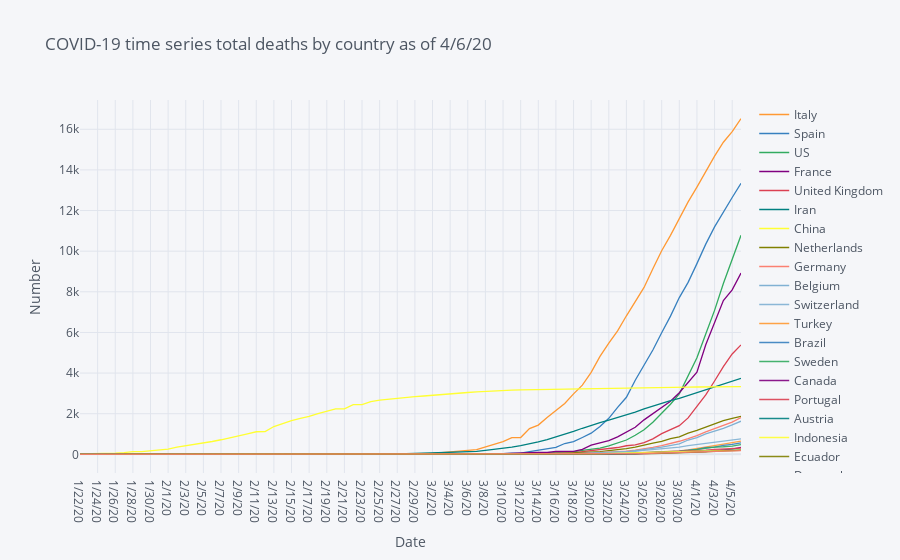

Source (notebook cell):
### Code cell
# Time series total deaths by country

df=covid19_deaths.groupby('Country/Region').sum().reset_index()
df_deaths=df.sort_values(deaths_latest,ascending=False).head(20).drop(['Lat', 'Long'],axis=1).set_index("Country/Region").T
fig = df_deaths.iplot(asFigure=True, xTitle="Date", yTitle="Number", title=f'COVID-19 time series total deaths by country as of {deaths_latest}')
fig.show()

### Figure 1 — Plotly figure (JSON) as saved in the notebook; plotly's stock layout.template omitted (floating-point values rounded to 4 significant figures)
{"data": [{"line": {"color": "rgba(255, 153, 51, 1.0)", "dash": "solid", "shape": "linear", "width": 1.3}, "mode": "lines", "name": "Italy", "text": "", "type": "scatter", "x": ["1/22/20", "1/23/20", "1/24/20", "1/25/20", "1/26/20", "1/27/20", "1/28/20", "1/29/20", "1/30/20", "1/31/20", "2/1/20", "2/2/20", "2/3/20", "2/4/20", "2/5/20", "2/6/20", "2/7/20", "2/8/20", "2/9/20", "2/10/20", "2/11/20", "2/12/20", "2/13/20", "2/14/20", "2/15/20", "2/16/20", "2/17/20", "2/18/20", "2/19/20", "2/20/20", "2/21/20", "2/22/20", "2/23/20", "2/24/20", "2/25/20", "2/26/20", "2/27/20", "2/28/20", "2/29/20", "3/1/20", "3/2/20", "3/3/20", "3/4/20", "3/5/20", "3/6/20", "3/7/20", "3/8/20", "3/9/20", "3/10/20", "3/11/20", "3/12/20", "3/13/20", "3/14/20", "3/15/20", "3/16/20", "3/17/20", "3/18/20", "3/19/20", "3/20/20", "3/21/20", "3/22/20", "3/23/20", "3/24/20", "3/25/20", "3/26/20", "3/27/20", "3/28/20", "3/29/20", "3/30/20", "3/31/20", "4/1/20", "4/2/20", "4/3/20", "4/4/20", "4/5/20", "4/6/20"], "y": [0, 0, 0, 0, 0, 0, 0, 0, 0, 0, 0, 0, 0, 0, 0, 0, 0, 0, 0, 0, 0, 0, 0, 0, 0, 0, 0, 0, 0, 0, 1, 2, 3, 7, 10, 12, 17, 21, 29, 34, 52, 79, 107, 148, 197, 233, 366, 463, 631, 827, 827, 1266, 1441, 1809, 2158, 2503, 2978, 3405, 4032, 4825, 5476, 6077, 6820, 7503, 8215, 9134, 10023, 10779, 11591, 12428, 13155, 13915, 14681, 15362, 15887, 16523]}, {"line": {"color": "rgba(55, 128, 191, 1.0)", "dash": "solid", "shape": "linear", "width": 1.3}, "mode": "lines", "name": "Spain", "text": "", "type": "scatter", "x": ["1/22/20", "1/23/20", "1/24/20", "1/25/20", "1/26/20", "1/27/20", "1/28/20", "1/29/20", "1/30/20", "1/31/20", "2/1/20", "2/2/20", "2/3/20", "2/4/20", "2/5/20", "2/6/20", "2/7/20", "2/8/20", "2/9/20", "2/10/20", "2/11/20", "2/12/20", "2/13/20", "2/14/20", "2/15/20", "2/16/20", "2/17/20", "2/18/20", "2/19/20", "2/20/20", "2/21/20", "2/22/20", "2/23/20", "2/24/20", "2/25/20", "2/26/20", "2/27/20", "2/28/20", "2/29/20", "3/1/20", "3/2/20", "3/3/20", "3/4/20", "3/5/20", "3/6/20", "3/7/20", "3/8/20", "3/9/20", "3/10/20", "3/11/20", "3/12/20", "3/13/20", "3/14/20", "3/15/20", "3/16/20", "3/17/20", "3/18/20", "3/19/20", "3/20/20", "3/21/20", "3/22/20", "3/23/20", "3/24/20", "3/25/20", "3/26/20", "3/27/20", "3/28/20", "3/29/20", "3/30/20", "3/31/20", "4/1/20", "4/2/20", "4/3/20", "4/4/20", "4/5/20", "4/6/20"], "y": [0, 0, 0, 0, 0, 0, 0, 0, 0, 0, 0, 0, 0, 0, 0, 0, 0, 0, 0, 0, 0, 0, 0, 0, 0, 0, 0, 0, 0, 0, 0, 0, 0, 0, 0, 0, 0, 0, 0, 0, 0, 1, 2, 3, 5, 10, 17, 28, 35, 54, 55, 133, 195, 289, 342, 533, 623, 830, 1043, 1375, 1772, 2311, 2808, 3647, 4365, 5138, 5982, 6803, 7716, 8464, 9387, 10348, 11198, 11947, 12641, 13341]}, {"line": {"color": "rgba(50, 171, 96, 1.0)", "dash": "solid", "shape": "linear", "width": 1.3}, "mode": "lines", "name": "US", "text": "", "type": "scatter", "x": ["1/22/20", "1/23/20", "1/24/20", "1/25/20", "1/26/20", "1/27/20", "1/28/20", "1/29/20", "1/30/20", "1/31/20", "2/1/20", "2/2/20", "2/3/20", "2/4/20", "2/5/20", "2/6/20", "2/7/20", "2/8/20", "2/9/20", "2/10/20", "2/11/20", "2/12/20", "2/13/20", "2/14/20", "2/15/20", "2/16/20", "2/17/20", "2/18/20", "2/19/20", "2/20/20", "2/21/20", "2/22/20", "2/23/20", "2/24/20", "2/25/20", "2/26/20", "2/27/20", "2/28/20", "2/29/20", "3/1/20", "3/2/20", "3/3/20", "3/4/20", "3/5/20", "3/6/20", "3/7/20", "3/8/20", "3/9/20", "3/10/20", "3/11/20", "3/12/20", "3/13/20", "3/14/20", "3/15/20", "3/16/20", "3/17/20", "3/18/20", "3/19/20", "3/20/20", "3/21/20", "3/22/20", "3/23/20", "3/24/20", "3/25/20", "3/26/20", "3/27/20", "3/28/20", "3/29/20", "3/30/20", "3/31/20", "4/1/20", "4/2/20", "4/3/20", "4/4/20", "4/5/20", "4/6/20"], "y": [0, 0, 0, 0, 0, 0, 0, 0, 0, 0, 0, 0, 0, 0, 0, 0, 0, 0, 0, 0, 0, 0, 0, 0, 0, 0, 0, 0, 0, 0, 0, 0, 0, 0, 0, 0, 0, 0, 1, 1, 6, 7, 11, 12, 14, 17, 21, 22, 28, 36, 40, 47, 54, 63, 85, 108, 118, 200, 244, 307, 417, 557, 706, 942, 1209, 1581, 2026, 2467, 2978, 3873, 4757, 5926, 7087, 8407, 9619, 10783]}, {"line": {"color": "rgba(128, 0, 128, 1.0)", "dash": "solid", "shape": "linear", "width": 1.3}, "mode": "lines", "name": "France", "text": "", "type": "scatter", "x": ["1/22/20", "1/23/20", "1/24/20", "1/25/20", "1/26/20", "1/27/20", "1/28/20", "1/29/20", "1/30/20", "1/31/20", "2/1/20", "2/2/20", "2/3/20", "2/4/20", "2/5/20", "2/6/20", "2/7/20", "2/8/20", "2/9/20", "2/10/20", "2/11/20", "2/12/20", "2/13/20", "2/14/20", "2/15/20", "2/16/20", "2/17/20", "2/18/20", "2/19/20", "2/20/20", "2/21/20", "2/22/20", "2/23/20", "2/24/20", "2/25/20", "2/26/20", "2/27/20", "2/28/20", "2/29/20", "3/1/20", "3/2/20", "3/3/20", "3/4/20", "3/5/20", "3/6/20", "3/7/20", "3/8/20", "3/9/20", "3/10/20", "3/11/20", "3/12/20", "3/13/20", "3/14/20", "3/15/20", "3/16/20", "3/17/20", "3/18/20", "3/19/20", "3/20/20", "3/21/20", "3/22/20", "3/23/20", "3/24/20", "3/25/20", "3/26/20", "3/27/20", "3/28/20", "3/29/20", "3/30/20", "3/31/20", "4/1/20", "4/2/20", "4/3/20", "4/4/20", "4/5/20", "4/6/20"], "y": [0, 0, 0, 0, 0, 0, 0, 0, 0, 0, 0, 0, 0, 0, 0, 0, 0, 0, 0, 0, 0, 0, 0, 0, 1, 1, 1, 1, 1, 1, 1, 1, 1, 1, 1, 2, 2, 2, 2, 2, 3, 4, 4, 6, 9, 11, 19, 19, 33, 48, 48, 79, 91, 91, 149, 149, 149, 244, 451, 563, 676, 862, 1102, 1333, 1698, 1997, 2317, 2611, 3030, 3532, 4043, 5398, 6520, 7574, 8093, 8926]}, {"line": {"color": "rgba(219, 64, 82, 1.0)", "dash": "solid", "shape": "linear", "width": 1.3}, "mode": "lines", "name": "United Kingdom", "text": "", "type": "scatter", "x": ["1/22/20", "1/23/20", "1/24/20", "1/25/20", "1/26/20", "1/27/20", "1/28/20", "1/29/20", "1/30/20", "1/31/20", "2/1/20", "2/2/20", "2/3/20", "2/4/20", "2/5/20", "2/6/20", "2/7/20", "2/8/20", "2/9/20", "2/10/20", "2/11/20", "2/12/20", "2/13/20", "2/14/20", "2/15/20", "2/16/20", "2/17/20", "2/18/20", "2/19/20", "2/20/20", "2/21/20", "2/22/20", "2/23/20", "2/24/20", "2/25/20", "2/26/20", "2/27/20", "2/28/20", "2/29/20", "3/1/20", "3/2/20", "3/3/20", "3/4/20", "3/5/20", "3/6/20", "3/7/20", "3/8/20", "3/9/20", "3/10/20", "3/11/20", "3/12/20", "3/13/20", "3/14/20", "3/15/20", "3/16/20", "3/17/20", "3/18/20", "3/19/20", "3/20/20", "3/21/20", "3/22/20", "3/23/20", "3/24/20", "3/25/20", "3/26/20", "3/27/20", "3/28/20", "3/29/20", "3/30/20", "3/31/20", "4/1/20", "4/2/20", "4/3/20", "4/4/20", "4/5/20", "4/6/20"], "y": [0, 0, 0, 0, 0, 0, 0, 0, 0, 0, 0, 0, 0, 0, 0, 0, 0, 0, 0, 0, 0, 0, 0, 0, 0, 0, 0, 0, 0, 0, 0, 0, 0, 0, 0, 0, 0, 0, 0, 0, 0, 0, 0, 1, 2, 2, 3, 4, 6, 8, 8, 8, 21, 21, 56, 56, 72, 138, 178, 234, 282, 336, 423, 466, 580, 761, 1021, 1231, 1411, 1793, 2357, 2926, 3611, 4320, 4943, 5385]}, {"line": {"color": "rgba(0, 128, 128, 1.0)", "dash": "solid", "shape": "linear", "width": 1.3}, "mode": "lines", "name": "Iran", "text": "", "type": "scatter", "x": ["1/22/20", "1/23/20", "1/24/20", "1/25/20", "1/26/20", "1/27/20", "1/28/20", "1/29/20", "1/30/20", "1/31/20", "2/1/20", "2/2/20", "2/3/20", "2/4/20", "2/5/20", "2/6/20", "2/7/20", "2/8/20", "2/9/20", "2/10/20", "2/11/20", "2/12/20", "2/13/20", "2/14/20", "2/15/20", "2/16/20", "2/17/20", "2/18/20", "2/19/20", "2/20/20", "2/21/20", "2/22/20", "2/23/20", "2/24/20", "2/25/20", "2/26/20", "2/27/20", "2/28/20", "2/29/20", "3/1/20", "3/2/20", "3/3/20", "3/4/20", "3/5/20", "3/6/20", "3/7/20", "3/8/20", "3/9/20", "3/10/20", "3/11/20", "3/12/20", "3/13/20", "3/14/20", "3/15/20", "3/16/20", "3/17/20", "3/18/20", "3/19/20", "3/20/20", "3/21/20", "3/22/20", "3/23/20", "3/24/20", "3/25/20", "3/26/20", "3/27/20", "3/28/20", "3/29/20", "3/30/20", "3/31/20", "4/1/20", "4/2/20", "4/3/20", "4/4/20", "4/5/20", "4/6/20"], "y": [0, 0, 0, 0, 0, 0, 0, 0, 0, 0, 0, 0, 0, 0, 0, 0, 0, 0, 0, 0, 0, 0, 0, 0, 0, 0, 0, 0, 2, 2, 4, 5, 8, 12, 16, 19, 26, 34, 43, 54, 66, 77, 92, 107, 124, 145, 194, 237, 291, 354, 429, 514, 611, 724, 853, 988, 1135, 1284, 1433, 1556, 1685, 1812, 1934, 2077, 2234, 2378, 2517, 2640, 2757, 2898, 3036, 3160, 3294, 3452, 3603, 3739]}, {"line": {"color": "rgba(255, 255, 51, 1.0)", "dash": "solid", "shape": "linear", "width": 1.3}, "mode": "lines", "name": "China", "text": "", "type": "scatter", "x": ["1/22/20", "1/23/20", "1/24/20", "1/25/20", "1/26/20", "1/27/20", "1/28/20", "1/29/20", "1/30/20", "1/31/20", "2/1/20", "2/2/20", "2/3/20", "2/4/20", "2/5/20", "2/6/20", "2/7/20", "2/8/20", "2/9/20", "2/10/20", "2/11/20", "2/12/20", "2/13/20", "2/14/20", "2/15/20", "2/16/20", "2/17/20", "2/18/20", "2/19/20", "2/20/20", "2/21/20", "2/22/20", "2/23/20", "2/24/20", "2/25/20", "2/26/20", "2/27/20", "2/28/20", "2/29/20", "3/1/20", "3/2/20", "3/3/20", "3/4/20", "3/5/20", "3/6/20", "3/7/20", "3/8/20", "3/9/20", "3/10/20", "3/11/20", "3/12/20", "3/13/20", "3/14/20", "3/15/20", "3/16/20", "3/17/20", "3/18/20", "3/19/20", "3/20/20", "3/21/20", "3/22/20", "3/23/20", "3/24/20", "3/25/20", "3/26/20", "3/27/20", "3/28/20", "3/29/20", "3/30/20", "3/31/20", "4/1/20", "4/2/20", "4/3/20", "4/4/20", "4/5/20", "4/6/20"], "y": [17, 18, 26, 42, 56, 82, 131, 133, 171, 213, 259, 361, 425, 491, 563, 633, 718, 805, 905, 1012, 1112, 1117, 1369, 1521, 1663, 1766, 1864, 2003, 2116, 2238, 2238, 2443, 2445, 2595, 2665, 2717, 2746, 2790, 2837, 2872, 2914, 2947, 2983, 3015, 3044, 3072, 3100, 3123, 3139, 3161, 3172, 3180, 3193, 3203, 3217, 3230, 3241, 3249, 3253, 3259, 3274, 3274, 3281, 3285, 3291, 3296, 3299, 3304, 3308, 3309, 3316, 3322, 3326, 3330, 3333, 3335]}, {"line": {"color": "rgba(128, 128, 0, 1.0)", "dash": "solid", "shape": "linear", "width": 1.3}, "mode": "lines", "name": "Netherlands", "text": "", "type": "scatter", "x": ["1/22/20", "1/23/20", "1/24/20", "1/25/20", "1/26/20", "1/27/20", "1/28/20", "1/29/20", "1/30/20", "1/31/20", "2/1/20", "2/2/20", "2/3/20", "2/4/20", "2/5/20", "2/6/20", "2/7/20", "2/8/20", "2/9/20", "2/10/20", "2/11/20", "2/12/20", "2/13/20", "2/14/20", "2/15/20", "2/16/20", "2/17/20", "2/18/20", "2/19/20", "2/20/20", "2/21/20", "2/22/20", "2/23/20", "2/24/20", "2/25/20", "2/26/20", "2/27/20", "2/28/20", "2/29/20", "3/1/20", "3/2/20", "3/3/20", "3/4/20", "3/5/20", "3/6/20", "3/7/20", "3/8/20", "3/9/20", "3/10/20", "3/11/20", "3/12/20", "3/13/20", "3/14/20", "3/15/20", "3/16/20", "3/17/20", "3/18/20", "3/19/20", "3/20/20", "3/21/20", "3/22/20", "3/23/20", "3/24/20", "3/25/20", "3/26/20", "3/27/20", "3/28/20", "3/29/20", "3/30/20", "3/31/20", "4/1/20", "4/2/20", "4/3/20", "4/4/20", "4/5/20", "4/6/20"], "y": [0, 0, 0, 0, 0, 0, 0, 0, 0, 0, 0, 0, 0, 0, 0, 0, 0, 0, 0, 0, 0, 0, 0, 0, 0, 0, 0, 0, 0, 0, 0, 0, 0, 0, 0, 0, 0, 0, 0, 0, 0, 0, 0, 0, 1, 1, 3, 3, 4, 5, 5, 10, 12, 20, 24, 43, 58, 77, 107, 137, 180, 214, 277, 357, 435, 547, 640, 772, 865, 1040, 1175, 1341, 1490, 1656, 1771, 1874]}, {"line": {"color": "rgba(251, 128, 114, 1.0)", "dash": "solid", "shape": "linear", "width": 1.3}, "mode": "lines", "name": "Germany", "text": "", "type": "scatter", "x": ["1/22/20", "1/23/20", "1/24/20", "1/25/20", "1/26/20", "1/27/20", "1/28/20", "1/29/20", "1/30/20", "1/31/20", "2/1/20", "2/2/20", "2/3/20", "2/4/20", "2/5/20", "2/6/20", "2/7/20", "2/8/20", "2/9/20", "2/10/20", "2/11/20", "2/12/20", "2/13/20", "2/14/20", "2/15/20", "2/16/20", "2/17/20", "2/18/20", "2/19/20", "2/20/20", "2/21/20", "2/22/20", "2/23/20", "2/24/20", "2/25/20", "2/26/20", "2/27/20", "2/28/20", "2/29/20", "3/1/20", "3/2/20", "3/3/20", "3/4/20", "3/5/20", "3/6/20", "3/7/20", "3/8/20", "3/9/20", "3/10/20", "3/11/20", "3/12/20", "3/13/20", "3/14/20", "3/15/20", "3/16/20", "3/17/20", "3/18/20", "3/19/20", "3/20/20", "3/21/20", "3/22/20", "3/23/20", "3/24/20", "3/25/20", "3/26/20", "3/27/20", "3/28/20", "3/29/20", "3/30/20", "3/31/20", "4/1/20", "4/2/20", "4/3/20", "4/4/20", "4/5/20", "4/6/20"], "y": [0, 0, 0, 0, 0, 0, 0, 0, 0, 0, 0, 0, 0, 0, 0, 0, 0, 0, 0, 0, 0, 0, 0, 0, 0, 0, 0, 0, 0, 0, 0, 0, 0, 0, 0, 0, 0, 0, 0, 0, 0, 0, 0, 0, 0, 0, 0, 2, 2, 3, 3, 7, 9, 11, 17, 24, 28, 44, 67, 84, 94, 123, 157, 206, 267, 342, 433, 533, 645, 775, 920, 1107, 1275, 1444, 1584, 1810]}, {"line": {"color": "rgba(128, 177, 211, 1.0)", "dash": "solid", "shape": "linear", "width": 1.3}, "mode": "lines", "name": "Belgium", "text": "", "type": "scatter", "x": ["1/22/20", "1/23/20", "1/24/20", "1/25/20", "1/26/20", "1/27/20", "1/28/20", "1/29/20", "1/30/20", "1/31/20", "2/1/20", "2/2/20", "2/3/20", "2/4/20", "2/5/20", "2/6/20", "2/7/20", "2/8/20", "2/9/20", "2/10/20", "2/11/20", "2/12/20", "2/13/20", "2/14/20", "2/15/20", "2/16/20", "2/17/20", "2/18/20", "2/19/20", "2/20/20", "2/21/20", "2/22/20", "2/23/20", "2/24/20", "2/25/20", "2/26/20", "2/27/20", "2/28/20", "2/29/20", "3/1/20", "3/2/20", "3/3/20", "3/4/20", "3/5/20", "3/6/20", "3/7/20", "3/8/20", "3/9/20", "3/10/20", "3/11/20", "3/12/20", "3/13/20", "3/14/20", "3/15/20", "3/16/20", "3/17/20", "3/18/20", "3/19/20", "3/20/20", "3/21/20", "3/22/20", "3/23/20", "3/24/20", "3/25/20", "3/26/20", "3/27/20", "3/28/20", "3/29/20", "3/30/20", "3/31/20", "4/1/20", "4/2/20", "4/3/20", "4/4/20", "4/5/20", "4/6/20"], "y": [0, 0, 0, 0, 0, 0, 0, 0, 0, 0, 0, 0, 0, 0, 0, 0, 0, 0, 0, 0, 0, 0, 0, 0, 0, 0, 0, 0, 0, 0, 0, 0, 0, 0, 0, 0, 0, 0, 0, 0, 0, 0, 0, 0, 0, 0, 0, 0, 0, 3, 3, 3, 4, 4, 5, 10, 14, 21, 37, 67, 75, 88, 122, 178, 220, 289, 353, 431, 513, 705, 828, 1011, 1143, 1283, 1447, 1632]}, {"line": {"color": "rgba(128, 177, 211, 0.8999999999999999)", "dash": "solid", "shape": "linear", "width": 1.3}, "mode": "lines", "name": "Switzerland", "text": "", "type": "scatter", "x": ["1/22/20", "1/23/20", "1/24/20", "1/25/20", "1/26/20", "1/27/20", "1/28/20", "1/29/20", "1/30/20", "1/31/20", "2/1/20", "2/2/20", "2/3/20", "2/4/20", "2/5/20", "2/6/20", "2/7/20", "2/8/20", "2/9/20", "2/10/20", "2/11/20", "2/12/20", "2/13/20", "2/14/20", "2/15/20", "2/16/20", "2/17/20", "2/18/20", "2/19/20", "2/20/20", "2/21/20", "2/22/20", "2/23/20", "2/24/20", "2/25/20", "2/26/20", "2/27/20", "2/28/20", "2/29/20", "3/1/20", "3/2/20", "3/3/20", "3/4/20", "3/5/20", "3/6/20", "3/7/20", "3/8/20", "3/9/20", "3/10/20", "3/11/20", "3/12/20", "3/13/20", "3/14/20", "3/15/20", "3/16/20", "3/17/20", "3/18/20", "3/19/20", "3/20/20", "3/21/20", "3/22/20", "3/23/20", "3/24/20", "3/25/20", "3/26/20", "3/27/20", "3/28/20", "3/29/20", "3/30/20", "3/31/20", "4/1/20", "4/2/20", "4/3/20", "4/4/20", "4/5/20", "4/6/20"], "y": [0, 0, 0, 0, 0, 0, 0, 0, 0, 0, 0, 0, 0, 0, 0, 0, 0, 0, 0, 0, 0, 0, 0, 0, 0, 0, 0, 0, 0, 0, 0, 0, 0, 0, 0, 0, 0, 0, 0, 0, 0, 0, 0, 1, 1, 1, 2, 2, 3, 4, 4, 11, 13, 14, 14, 27, 28, 41, 54, 75, 98, 120, 122, 153, 191, 231, 264, 300, 359, 433, 488, 536, 591, 666, 715, 765]}, {"line": {"color": "rgba(255, 153, 51, 0.8999999999999999)", "dash": "solid", "shape": "linear", "width": 1.3}, "mode": "lines", "name": "Turkey", "text": "", "type": "scatter", "x": ["1/22/20", "1/23/20", "1/24/20", "1/25/20", "1/26/20", "1/27/20", "1/28/20", "1/29/20", "1/30/20", "1/31/20", "2/1/20", "2/2/20", "2/3/20", "2/4/20", "2/5/20", "2/6/20", "2/7/20", "2/8/20", "2/9/20", "2/10/20", "2/11/20", "2/12/20", "2/13/20", "2/14/20", "2/15/20", "2/16/20", "2/17/20", "2/18/20", "2/19/20", "2/20/20", "2/21/20", "2/22/20", "2/23/20", "2/24/20", "2/25/20", "2/26/20", "2/27/20", "2/28/20", "2/29/20", "3/1/20", "3/2/20", "3/3/20", "3/4/20", "3/5/20", "3/6/20", "3/7/20", "3/8/20", "3/9/20", "3/10/20", "3/11/20", "3/12/20", "3/13/20", "3/14/20", "3/15/20", "3/16/20", "3/17/20", "3/18/20", "3/19/20", "3/20/20", "3/21/20", "3/22/20", "3/23/20", "3/24/20", "3/25/20", "3/26/20", "3/27/20", "3/28/20", "3/29/20", "3/30/20", "3/31/20", "4/1/20", "4/2/20", "4/3/20", "4/4/20", "4/5/20", "4/6/20"], "y": [0, 0, 0, 0, 0, 0, 0, 0, 0, 0, 0, 0, 0, 0, 0, 0, 0, 0, 0, 0, 0, 0, 0, 0, 0, 0, 0, 0, 0, 0, 0, 0, 0, 0, 0, 0, 0, 0, 0, 0, 0, 0, 0, 0, 0, 0, 0, 0, 0, 0, 0, 0, 0, 0, 0, 1, 1, 3, 4, 9, 30, 37, 44, 59, 75, 92, 108, 131, 168, 214, 277, 356, 425, 501, 574, 649]}, {"line": {"color": "rgba(55, 128, 191, 0.8999999999999999)", "dash": "solid", "shape": "linear", "width": 1.3}, "mode": "lines", "name": "Brazil", "text": "", "type": "scatter", "x": ["1/22/20", "1/23/20", "1/24/20", "1/25/20", "1/26/20", "1/27/20", "1/28/20", "1/29/20", "1/30/20", "1/31/20", "2/1/20", "2/2/20", "2/3/20", "2/4/20", "2/5/20", "2/6/20", "2/7/20", "2/8/20", "2/9/20", "2/10/20", "2/11/20", "2/12/20", "2/13/20", "2/14/20", "2/15/20", "2/16/20", "2/17/20", "2/18/20", "2/19/20", "2/20/20", "2/21/20", "2/22/20", "2/23/20", "2/24/20", "2/25/20", "2/26/20", "2/27/20", "2/28/20", "2/29/20", "3/1/20", "3/2/20", "3/3/20", "3/4/20", "3/5/20", "3/6/20", "3/7/20", "3/8/20", "3/9/20", "3/10/20", "3/11/20", "3/12/20", "3/13/20", "3/14/20", "3/15/20", "3/16/20", "3/17/20", "3/18/20", "3/19/20", "3/20/20", "3/21/20", "3/22/20", "3/23/20", "3/24/20", "3/25/20", "3/26/20", "3/27/20", "3/28/20", "3/29/20", "3/30/20", "3/31/20", "4/1/20", "4/2/20", "4/3/20", "4/4/20", "4/5/20", "4/6/20"], "y": [0, 0, 0, 0, 0, 0, 0, 0, 0, 0, 0, 0, 0, 0, 0, 0, 0, 0, 0, 0, 0, 0, 0, 0, 0, 0, 0, 0, 0, 0, 0, 0, 0, 0, 0, 0, 0, 0, 0, 0, 0, 0, 0, 0, 0, 0, 0, 0, 0, 0, 0, 0, 0, 0, 0, 1, 3, 6, 11, 15, 25, 34, 46, 59, 77, 92, 111, 136, 159, 201, 240, 324, 359, 445, 486, 564]}, {"line": {"color": "rgba(50, 171, 96, 0.8999999999999999)", "dash": "solid", "shape": "linear", "width": 1.3}, "mode": "lines", "name": "Sweden", "text": "", "type": "scatter", "x": ["1/22/20", "1/23/20", "1/24/20", "1/25/20", "1/26/20", "1/27/20", "1/28/20", "1/29/20", "1/30/20", "1/31/20", "2/1/20", "2/2/20", "2/3/20", "2/4/20", "2/5/20", "2/6/20", "2/7/20", "2/8/20", "2/9/20", "2/10/20", "2/11/20", "2/12/20", "2/13/20", "2/14/20", "2/15/20", "2/16/20", "2/17/20", "2/18/20", "2/19/20", "2/20/20", "2/21/20", "2/22/20", "2/23/20", "2/24/20", "2/25/20", "2/26/20", "2/27/20", "2/28/20", "2/29/20", "3/1/20", "3/2/20", "3/3/20", "3/4/20", "3/5/20", "3/6/20", "3/7/20", "3/8/20", "3/9/20", "3/10/20", "3/11/20", "3/12/20", "3/13/20", "3/14/20", "3/15/20", "3/16/20", "3/17/20", "3/18/20", "3/19/20", "3/20/20", "3/21/20", "3/22/20", "3/23/20", "3/24/20", "3/25/20", "3/26/20", "3/27/20", "3/28/20", "3/29/20", "3/30/20", "3/31/20", "4/1/20", "4/2/20", "4/3/20", "4/4/20", "4/5/20", "4/6/20"], "y": [0, 0, 0, 0, 0, 0, 0, 0, 0, 0, 0, 0, 0, 0, 0, 0, 0, 0, 0, 0, 0, 0, 0, 0, 0, 0, 0, 0, 0, 0, 0, 0, 0, 0, 0, 0, 0, 0, 0, 0, 0, 0, 0, 0, 0, 0, 0, 0, 0, 1, 1, 1, 2, 3, 6, 7, 10, 11, 16, 20, 21, 25, 36, 62, 77, 105, 105, 110, 146, 180, 239, 308, 358, 373, 401, 477]}, {"line": {"color": "rgba(128, 0, 128, 0.8999999999999999)", "dash": "solid", "shape": "linear", "width": 1.3}, "mode": "lines", "name": "Canada", "text": "", "type": "scatter", "x": ["1/22/20", "1/23/20", "1/24/20", "1/25/20", "1/26/20", "1/27/20", "1/28/20", "1/29/20", "1/30/20", "1/31/20", "2/1/20", "2/2/20", "2/3/20", "2/4/20", "2/5/20", "2/6/20", "2/7/20", "2/8/20", "2/9/20", "2/10/20", "2/11/20", "2/12/20", "2/13/20", "2/14/20", "2/15/20", "2/16/20", "2/17/20", "2/18/20", "2/19/20", "2/20/20", "2/21/20", "2/22/20", "2/23/20", "2/24/20", "2/25/20", "2/26/20", "2/27/20", "2/28/20", "2/29/20", "3/1/20", "3/2/20", "3/3/20", "3/4/20", "3/5/20", "3/6/20", "3/7/20", "3/8/20", "3/9/20", "3/10/20", "3/11/20", "3/12/20", "3/13/20", "3/14/20", "3/15/20", "3/16/20", "3/17/20", "3/18/20", "3/19/20", "3/20/20", "3/21/20", "3/22/20", "3/23/20", "3/24/20", "3/25/20", "3/26/20", "3/27/20", "3/28/20", "3/29/20", "3/30/20", "3/31/20", "4/1/20", "4/2/20", "4/3/20", "4/4/20", "4/5/20", "4/6/20"], "y": [0, 0, 0, 0, 0, 0, 0, 0, 0, 0, 0, 0, 0, 0, 0, 0, 0, 0, 0, 0, 0, 0, 0, 0, 0, 0, 0, 0, 0, 0, 0, 0, 0, 0, 0, 0, 0, 0, 0, 0, 0, 0, 0, 0, 0, 0, 0, 1, 1, 1, 1, 1, 1, 1, 4, 5, 8, 9, 12, 19, 21, 25, 26, 30, 38, 54, 61, 64, 80, 101, 109, 139, 179, 218, 259, 339]}, {"line": {"color": "rgba(219, 64, 82, 0.8999999999999999)", "dash": "solid", "shape": "linear", "width": 1.3}, "mode": "lines", "name": "Portugal", "text": "", "type": "scatter", "x": ["1/22/20", "1/23/20", "1/24/20", "1/25/20", "1/26/20", "1/27/20", "1/28/20", "1/29/20", "1/30/20", "1/31/20", "2/1/20", "2/2/20", "2/3/20", "2/4/20", "2/5/20", "2/6/20", "2/7/20", "2/8/20", "2/9/20", "2/10/20", "2/11/20", "2/12/20", "2/13/20", "2/14/20", "2/15/20", "2/16/20", "2/17/20", "2/18/20", "2/19/20", "2/20/20", "2/21/20", "2/22/20", "2/23/20", "2/24/20", "2/25/20", "2/26/20", "2/27/20", "2/28/20", "2/29/20", "3/1/20", "3/2/20", "3/3/20", "3/4/20", "3/5/20", "3/6/20", "3/7/20", "3/8/20", "3/9/20", "3/10/20", "3/11/20", "3/12/20", "3/13/20", "3/14/20", "3/15/20", "3/16/20", "3/17/20", "3/18/20", "3/19/20", "3/20/20", "3/21/20", "3/22/20", "3/23/20", "3/24/20", "3/25/20", "3/26/20", "3/27/20", "3/28/20", "3/29/20", "3/30/20", "3/31/20", "4/1/20", "4/2/20", "4/3/20", "4/4/20", "4/5/20", "4/6/20"], "y": [0, 0, 0, 0, 0, 0, 0, 0, 0, 0, 0, 0, 0, 0, 0, 0, 0, 0, 0, 0, 0, 0, 0, 0, 0, 0, 0, 0, 0, 0, 0, 0, 0, 0, 0, 0, 0, 0, 0, 0, 0, 0, 0, 0, 0, 0, 0, 0, 0, 0, 0, 0, 0, 0, 0, 1, 2, 3, 6, 12, 14, 23, 33, 43, 60, 76, 100, 119, 140, 160, 187, 209, 246, 266, 295, 311]}, {"line": {"color": "rgba(0, 128, 128, 0.8999999999999999)", "dash": "solid", "shape": "linear", "width": 1.3}, "mode": "lines", "name": "Austria", "text": "", "type": "scatter", "x": ["1/22/20", "1/23/20", "1/24/20", "1/25/20", "1/26/20", "1/27/20", "1/28/20", "1/29/20", "1/30/20", "1/31/20", "2/1/20", "2/2/20", "2/3/20", "2/4/20", "2/5/20", "2/6/20", "2/7/20", "2/8/20", "2/9/20", "2/10/20", "2/11/20", "2/12/20", "2/13/20", "2/14/20", "2/15/20", "2/16/20", "2/17/20", "2/18/20", "2/19/20", "2/20/20", "2/21/20", "2/22/20", "2/23/20", "2/24/20", "2/25/20", "2/26/20", "2/27/20", "2/28/20", "2/29/20", "3/1/20", "3/2/20", "3/3/20", "3/4/20", "3/5/20", "3/6/20", "3/7/20", "3/8/20", "3/9/20", "3/10/20", "3/11/20", "3/12/20", "3/13/20", "3/14/20", "3/15/20", "3/16/20", "3/17/20", "3/18/20", "3/19/20", "3/20/20", "3/21/20", "3/22/20", "3/23/20", "3/24/20", "3/25/20", "3/26/20", "3/27/20", "3/28/20", "3/29/20", "3/30/20", "3/31/20", "4/1/20", "4/2/20", "4/3/20", "4/4/20", "4/5/20", "4/6/20"], "y": [0, 0, 0, 0, 0, 0, 0, 0, 0, 0, 0, 0, 0, 0, 0, 0, 0, 0, 0, 0, 0, 0, 0, 0, 0, 0, 0, 0, 0, 0, 0, 0, 0, 0, 0, 0, 0, 0, 0, 0, 0, 0, 0, 0, 0, 0, 0, 0, 0, 0, 1, 1, 1, 1, 3, 3, 4, 6, 6, 8, 16, 21, 28, 30, 49, 58, 68, 86, 108, 128, 146, 158, 168, 186, 204, 220]}, {"line": {"color": "rgba(255, 255, 51, 0.8999999999999999)", "dash": "solid", "shape": "linear", "width": 1.3}, "mode": "lines", "name": "Indonesia", "text": "", "type": "scatter", "x": ["1/22/20", "1/23/20", "1/24/20", "1/25/20", "1/26/20", "1/27/20", "1/28/20", "1/29/20", "1/30/20", "1/31/20", "2/1/20", "2/2/20", "2/3/20", "2/4/20", "2/5/20", "2/6/20", "2/7/20", "2/8/20", "2/9/20", "2/10/20", "2/11/20", "2/12/20", "2/13/20", "2/14/20", "2/15/20", "2/16/20", "2/17/20", "2/18/20", "2/19/20", "2/20/20", "2/21/20", "2/22/20", "2/23/20", "2/24/20", "2/25/20", "2/26/20", "2/27/20", "2/28/20", "2/29/20", "3/1/20", "3/2/20", "3/3/20", "3/4/20", "3/5/20", "3/6/20", "3/7/20", "3/8/20", "3/9/20", "3/10/20", "3/11/20", "3/12/20", "3/13/20", "3/14/20", "3/15/20", "3/16/20", "3/17/20", "3/18/20", "3/19/20", "3/20/20", "3/21/20", "3/22/20", "3/23/20", "3/24/20", "3/25/20", "3/26/20", "3/27/20", "3/28/20", "3/29/20", "3/30/20", "3/31/20", "4/1/20", "4/2/20", "4/3/20", "4/4/20", "4/5/20", "4/6/20"], "y": [0, 0, 0, 0, 0, 0, 0, 0, 0, 0, 0, 0, 0, 0, 0, 0, 0, 0, 0, 0, 0, 0, 0, 0, 0, 0, 0, 0, 0, 0, 0, 0, 0, 0, 0, 0, 0, 0, 0, 0, 0, 0, 0, 0, 0, 0, 0, 0, 0, 1, 1, 4, 5, 5, 5, 5, 19, 25, 32, 38, 48, 49, 55, 58, 78, 87, 102, 114, 122, 136, 157, 170, 181, 191, 198, 209]}, {"line": {"color": "rgba(128, 128, 0, 0.8999999999999999)", "dash": "solid", "shape": "linear", "width": 1.3}, "mode": "lines", "name": "Ecuador", "text": "", "type": "scatter", "x": ["1/22/20", "1/23/20", "1/24/20", "1/25/20", "1/26/20", "1/27/20", "1/28/20", "1/29/20", "1/30/20", "1/31/20", "2/1/20", "2/2/20", "2/3/20", "2/4/20", "2/5/20", "2/6/20", "2/7/20", "2/8/20", "2/9/20", "2/10/20", "2/11/20", "2/12/20", "2/13/20", "2/14/20", "2/15/20", "2/16/20", "2/17/20", "2/18/20", "2/19/20", "2/20/20", "2/21/20", "2/22/20", "2/23/20", "2/24/20", "2/25/20", "2/26/20", "2/27/20", "2/28/20", "2/29/20", "3/1/20", "3/2/20", "3/3/20", "3/4/20", "3/5/20", "3/6/20", "3/7/20", "3/8/20", "3/9/20", "3/10/20", "3/11/20", "3/12/20", "3/13/20", "3/14/20", "3/15/20", "3/16/20", "3/17/20", "3/18/20", "3/19/20", "3/20/20", "3/21/20", "3/22/20", "3/23/20", "3/24/20", "3/25/20", "3/26/20", "3/27/20", "3/28/20", "3/29/20", "3/30/20", "3/31/20", "4/1/20", "4/2/20", "4/3/20", "4/4/20", "4/5/20", "4/6/20"], "y": [0, 0, 0, 0, 0, 0, 0, 0, 0, 0, 0, 0, 0, 0, 0, 0, 0, 0, 0, 0, 0, 0, 0, 0, 0, 0, 0, 0, 0, 0, 0, 0, 0, 0, 0, 0, 0, 0, 0, 0, 0, 0, 0, 0, 0, 0, 0, 0, 0, 0, 0, 0, 2, 2, 2, 2, 2, 3, 5, 7, 14, 18, 27, 28, 34, 36, 48, 58, 60, 75, 93, 120, 145, 172, 180, 191]}, {"line": {"color": "rgba(251, 128, 114, 0.8999999999999999)", "dash": "solid", "shape": "linear", "width": 1.3}, "mode": "lines", "name": "Denmark", "text": "", "type": "scatter", "x": ["1/22/20", "1/23/20", "1/24/20", "1/25/20", "1/26/20", "1/27/20", "1/28/20", "1/29/20", "1/30/20", "1/31/20", "2/1/20", "2/2/20", "2/3/20", "2/4/20", "2/5/20", "2/6/20", "2/7/20", "2/8/20", "2/9/20", "2/10/20", "2/11/20", "2/12/20", "2/13/20", "2/14/20", "2/15/20", "2/16/20", "2/17/20", "2/18/20", "2/19/20", "2/20/20", "2/21/20", "2/22/20", "2/23/20", "2/24/20", "2/25/20", "2/26/20", "2/27/20", "2/28/20", "2/29/20", "3/1/20", "3/2/20", "3/3/20", "3/4/20", "3/5/20", "3/6/20", "3/7/20", "3/8/20", "3/9/20", "3/10/20", "3/11/20", "3/12/20", "3/13/20", "3/14/20", "3/15/20", "3/16/20", "3/17/20", "3/18/20", "3/19/20", "3/20/20", "3/21/20", "3/22/20", "3/23/20", "3/24/20", "3/25/20", "3/26/20", "3/27/20", "3/28/20", "3/29/20", "3/30/20", "3/31/20", "4/1/20", "4/2/20", "4/3/20", "4/4/20", "4/5/20", "4/6/20"], "y": [0, 0, 0, 0, 0, 0, 0, 0, 0, 0, 0, 0, 0, 0, 0, 0, 0, 0, 0, 0, 0, 0, 0, 0, 0, 0, 0, 0, 0, 0, 0, 0, 0, 0, 0, 0, 0, 0, 0, 0, 0, 0, 0, 0, 0, 0, 0, 0, 0, 0, 0, 0, 1, 2, 3, 4, 4, 6, 9, 13, 13, 24, 32, 34, 41, 52, 65, 72, 77, 90, 104, 123, 139, 161, 179, 187]}], "layout": {"legend": {"bgcolor": "#F5F6F9", "font": {"color": "#4D5663"}}, "paper_bgcolor": "#F5F6F9", "plot_bgcolor": "#F5F6F9", "title": {"font": {"color": "#4D5663"}, "text": "COVID-19 time series total deaths by country as of 4/6/20"}, "xaxis": {"gridcolor": "#E1E5ED", "showgrid": true, "tickfont": {"color": "#4D5663"}, "title": {"font": {"color": "#4D5663"}, "text": "Date"}, "zerolinecolor": "#E1E5ED"}, "yaxis": {"gridcolor": "#E1E5ED", "showgrid": true, "tickfont": {"color": "#4D5663"}, "title": {"font": {"color": "#4D5663"}, "text": "Number"}, "zerolinecolor": "#E1E5ED"}}}
